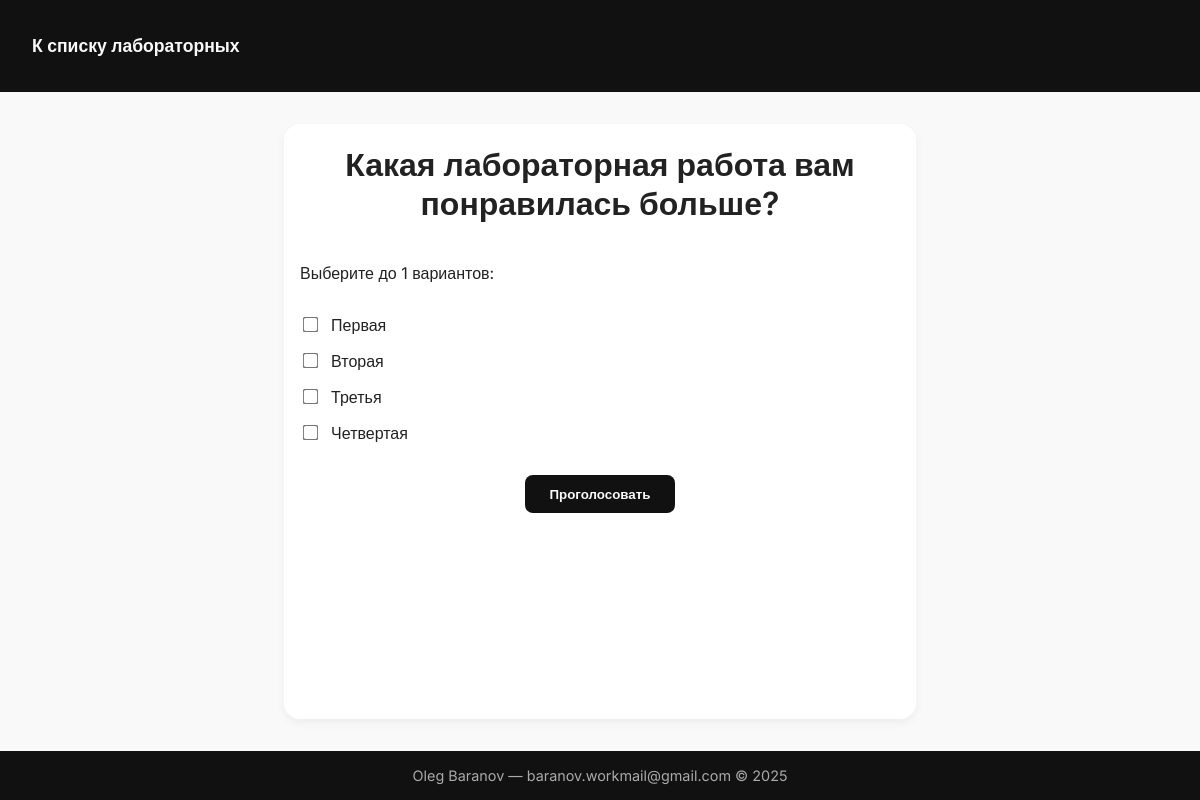
Page /lab5/1/ on the committed database.
### lab5/models.py (models this page shows, shortened)
class Poll(models.Model):
    title = models.CharField("Тема голосования", max_length=200)
    max_choices = models.PositiveIntegerField("Максимум вариантов для выбора", default=1, validators=[MinValueValidator(1)])

class PollOption(models.Model):
    poll = models.ForeignKey(Poll, on_delete=models.CASCADE, related_name="options")
    option_text = models.CharField("Вариант", max_length=200)

### lab5/views.py (the view, shortened to what this page needs)
# urls.py: path('<int:poll_id>/', views.poll_view, name='poll'),
def poll_view(request, poll_id):
    poll = get_object_or_404(Poll, id=poll_id)
    ip = get_client_ip(request)
    can_vote = True
    recent_vote = Vote.objects.filter(
        poll=poll,
        ip_address=ip,
        timestamp__gte=timezone.now() - timezone.timedelta(seconds=settings.VOTE_TIME_LIMIT_SECONDS)
    ).exists()
    if recent_vote:
        can_vote = False
    context = {
        'poll': poll,
        'can_vote': can_vote,
        'vote_minutes': settings.VOTE_TIME_LIMIT_SECONDS // 60,  # Добавляем вручную
    }
    return render(request, 'lab5/poll.html', context)

### lab5/views.py (called while the page is built)
def get_client_ip(request):
    x_forwarded_for = request.META.get('HTTP_X_FORWARDED_FOR')
    if x_forwarded_for:
        ip = x_forwarded_for.split(',')[0]
    else:
        ip = request.META.get('REMOTE_ADDR')
    return ip

### lab5/templates/lab5/poll.html (shortened to what this page needs)
<!DOCTYPE html>
<html lang="ru">
<head>
</head>
<body>
<header>
       <a href="{% url 'labs:index' %}" class="btn-home">К списку лабораторных</a>
</header>
<main>
    <h1>{{ poll.title }}</h1>
    {% if can_vote %}
    <form method="post">
        <p>Выберите до {{ poll.max_choices }} вариантов:</p>
        {% for option in poll.options.all %}
            <label>
                <input type="checkbox" name="options" value="{{ option.id }}">
                {{ option.option_text }}
            </label>
        {% endfor %}
        <button type="submit">Проголосовать</button>
    </form>
    {% else %}
        <p><strong>Вы уже голосовали за последние {{ vote_minutes }} минут.</strong></p>
        <p><a href="{% url 'lab5:poll_results' poll.id %}"><button>Посмотреть результаты</button></a></p>
        <p><a href="{% url 'lab5:index' %}"><button>Вернуться к списку голосований</button></a></p>
    {% endif %}
</main>
<footer>
    <div>Oleg Baranov — baranov.workmail@gmail.com © 2025</div>
</footer>
</body>
</html>

### lab5/templates/lab5/poll.html (style rules this page uses)
body { font-family: 'Inter', sans-serif; background: #f9f9f9; color: #222; margin: 0; padding: 0; display: flex; flex-direction: column; min-height: 100vh; }
header { background: #111; color: #f9f9f9; padding: 1rem 2rem; display: flex; align-items: center; height: 60px; }
header a { color: #f9f9f9; font-weight: 600; font-size: 1.1rem; text-decoration: none; }
main { flex: 1; max-width: 600px; margin: 2rem auto; padding: 0 1rem; text-align: center; background: white; border-radius: 1rem; box-shadow: 0 4px 10px rgba(0,0,0,0.05); }
h1 { margin-bottom: 1.5rem; font-weight: 600; }
form { display: flex; flex-direction: column; gap: 1rem; align-items: flex-start; }
label { font-size: 1rem; cursor: pointer; }
input[type=checkbox] { margin-right: 0.6rem; transform: scale(1.2); cursor: pointer; }
button { padding: 0.7rem 1.5rem; background: #111; color: #f9f9f9; border: none; border-radius: 0.5rem; font-weight: 600; cursor: pointer; transition: background-color 0.3s ease; align-self: center; margin-top: 1rem; }
footer { background: #111; color: #aaa; text-align: center; padding: 1rem 2rem; font-size: 0.9rem; user-select: none; margin-top: auto; }

### rows in the picture
Poll: title "Какая лабораторная работа вам понравилась больше?", max_choices "1"
PollOption: option_text "Первая"
PollOption: option_text "Вторая"
PollOption: option_text "Третья"
PollOption: option_text "Четвертая"
